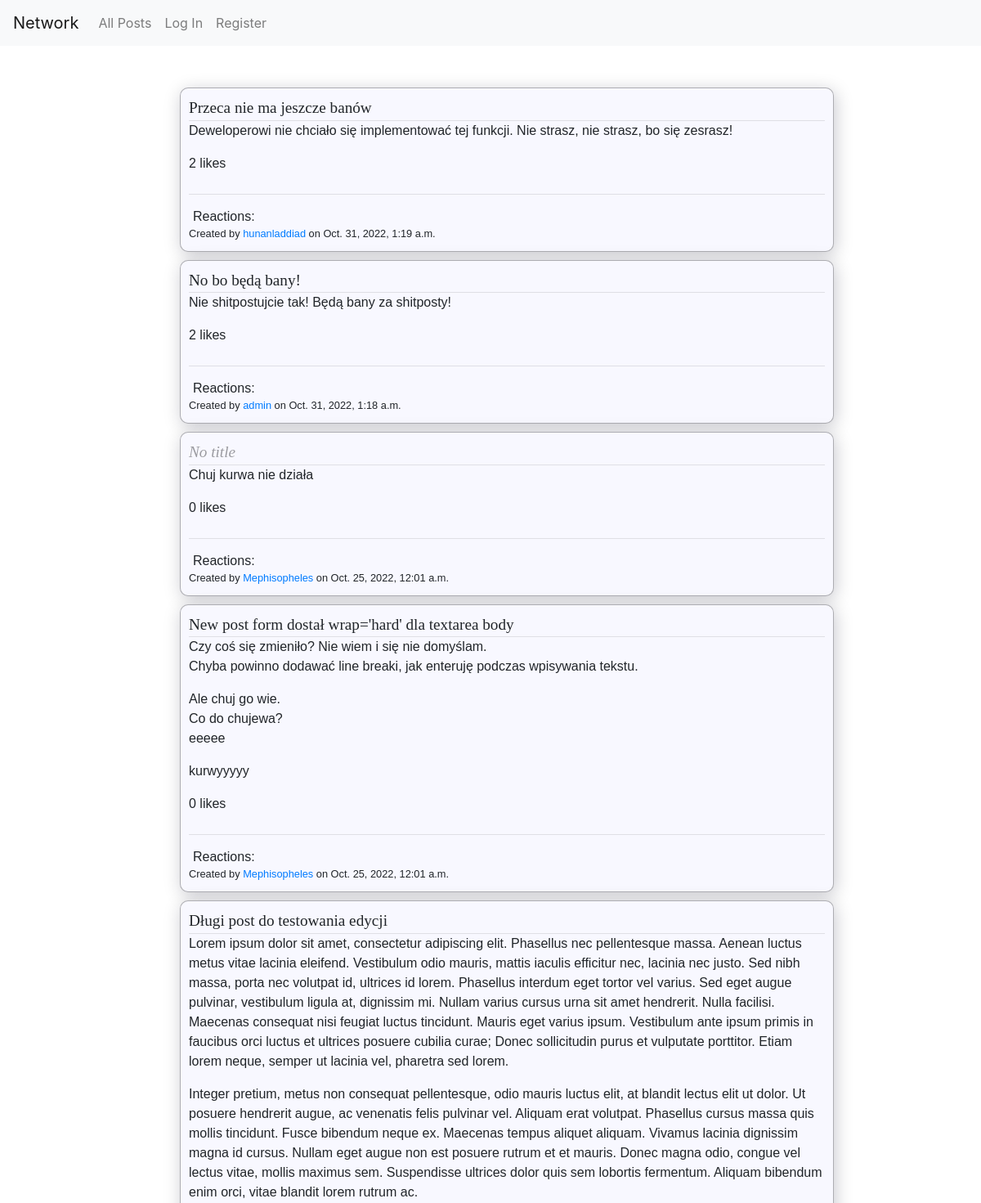
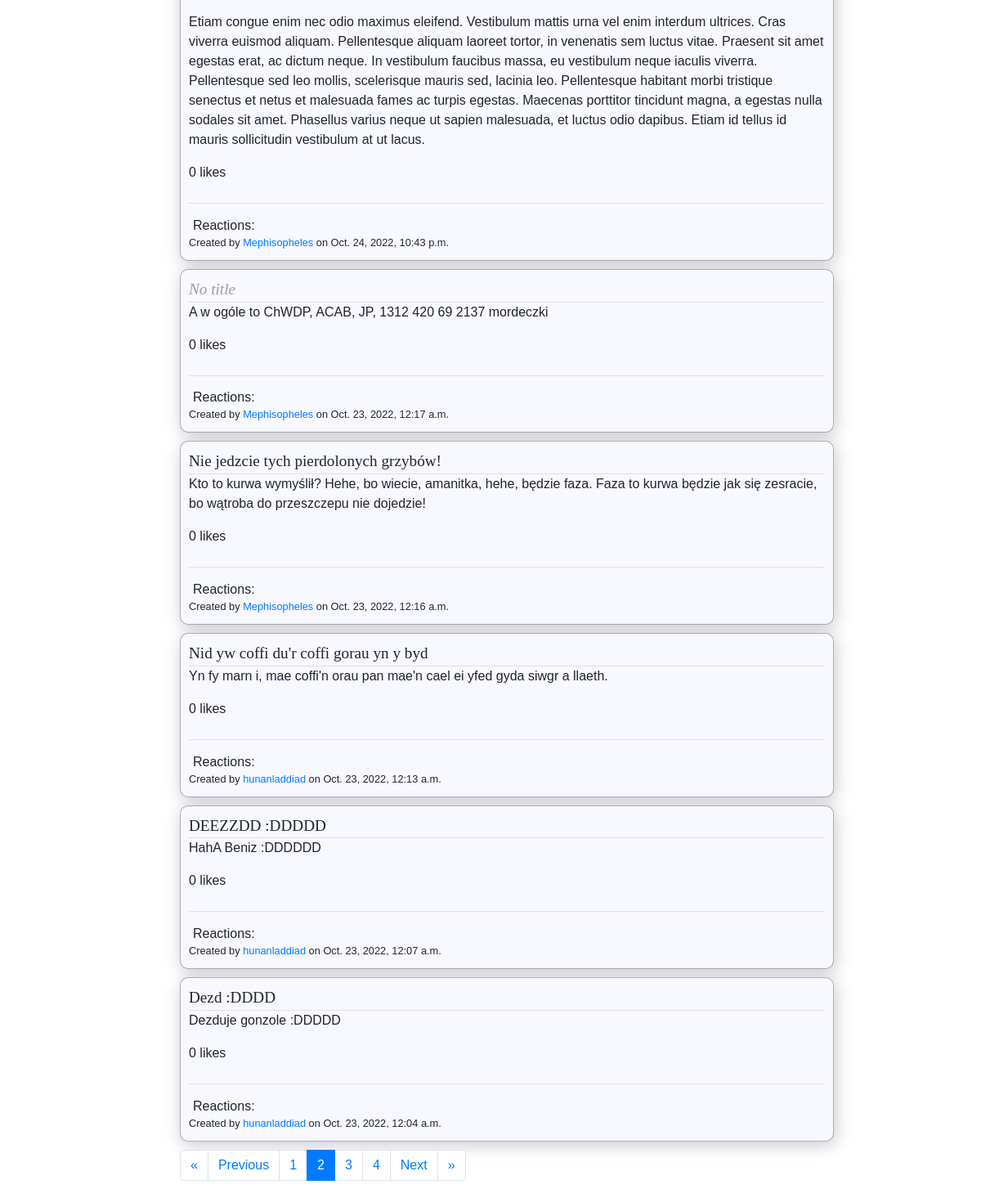
Screenshot of /?page=2 with the database file from the repository (2 pictures, top to bottom).
### network/models.py (models this page shows, shortened)
class Post(models.Model):
    author    = models.ForeignKey     (User, on_delete=models.CASCADE, related_name='posts')
    body      = models.CharField      (max_length=4096)
    likes     = models.ManyToManyField(User,          blank=True,      related_name='likes')
    timestamp = models.DateTimeField  (auto_now_add=True)
    title     = models.CharField      (max_length=64, blank=True)
    def total_likes(self):
        return self.likes.all().count()
    def get_reactions(self, user=None):
        reactions = {}
        for reaction_obj in self.reactions.all():
            category = reaction_obj.category.reaction
            if category in reactions.keys():
                reactions[category]['count'] += 1
            else:
                reactions[category]          = {}
                reactions[category]['emoji'] = reaction_obj.category.emoji
                reactions[category]['count'] = 1
        if user:
            user_reaction = self.reactions.filter(user=user)
            if len(user_reaction) == 1:
                key = str(user_reaction[0].category.reaction)
                reactions[key]['your_reaction'] = True
        return reactions

class User(AbstractUser):
    shadowbanned = models.BooleanField(default=False)

### network/views.py (the view)
# urls.py: path("",          views.index,       name="index"),
def index(request):
    content = paginate( filter_shadowbans(request,
                            Post.objects.all().order_by('-timestamp')),
                        request.GET.get('page'),
                        user=logged_in_user(request))
    return render(request, "network/index.html", {
        "new_post_form": NewPostForm,
        "paginator"    : content['paginator'],
        "page_obj"     : content['page_obj']
    })

### network/util.py (called while the page is built)
def paginate(content, page_number, paginate_by=10, user=None):
    paginator = Paginator(content, paginate_by)
    page_obj  = paginator.get_page(page_number)
    print(f"Logged in user is {user}")
    for page_item in page_obj:
        if hasattr(page_item, 'get_reactions'):
            page_item.reactions_data = page_item.get_reactions(user)
    return {
        "paginator": paginator,
        "page_obj" : page_obj
    }

def logged_in_user(request):
    return request.user if request.user.is_authenticated else None

def filter_shadowbans(request, posts):
    if request.user.is_superuser:
        return posts
    return posts.filter(Q(author__shadowbanned=False) | Q(author=request.user.id))

### network/templates/network/index.html (shortened to what this page needs)
{% extends "network/layout.html" %}
{% load static %}
{% block body %}
    <div class="content-wrapper">
        <div id="posts-view">
            {% for post in page_obj %}
                {% include "./post.html" %}
            {% empty %}
                No posts
            {% endfor %}
            <div id="pagination-wrapper">
                {% include './pagination.html' %}
            </div>
        </div>
    </div>
{% endblock %}

### network/templates/network/post.html (shortened to what this page needs)
<div {% if post.author.shadowbanned and request.user.is_superuser %}
        class="post post-shadowbanned"
    {% else %}
        class="post"
    {% endif %}
    id="post-{{ post.id }}" data-postid="{{ post.id }}">
    <div class="post-title">
        {% if post.title %}
            <span class="has-title">{{ post.title }}</span>
        {% else %}
            <span class="no-title">No title</span>
        {% endif %}
    </div>
    <div class="post-body">{{ post.body|linebreaks }}</div>
    <div class="post-likes">
        <span class="likes-counter">
            {{ post.total_likes }}
            like{% if post.total_likes != 1 %}s{% endif %}
        </span>
    </div>
    <div class="post-reactions-wrapper">
        <div class="post-reactions-container">
            <div class="post-reactions-interface">
                <div class="reactions-announcer"> Reactions:</div>
            </div>
        </div>
    </div>
    <div class="post-credentials">
        Created by
        <span class='author'>
            <a href="{% url 'profile' post.author.id %}">{{ post.author.username }}</a>
        </span>
        on {{ post.timestamp }}
    </div>
</div>

### network/static/network/styles.css (style rules this page uses)
* { -webkit-box-sizing: border-box; box-sizing: border-box; }
.content-wrapper { position: relative; margin: auto; margin-left: 0; -webkit-box-ordinal-group: 2; -ms-flex-order: 1; order: 1; }
#posts-view { position: relative; margin: auto; width: 100%; padding: 5px 20px; }
.post { position: relative; display: block; border: 1px solid rgba(0, 0, 0, 0.3); border-radius: 10px; margin: 10px 0px; padding: 10px; overflow-wrap: break-word; background-color: ghostwhite; -webkit-box-shadow: 2px 4px 21.37px #04022137; box-shadow: 2px 4px 21.37px #04022137; }
@media screen and (min-width: 1101px) { .post { width: 800px; } }
.post-title { max-width: 100%; border-bottom: 1px solid rgba(0, 0, 0, 0.1); font-family: "Times new roman", serif; font-size: 1.2em; }
.post-credentials { display: inline-block; }
.has-title { font-weight: 420.69; }
.no-title, .no-reactions { color: rgba(0, 0, 0, 0.371); font-style: italic; font-weight: 213.7; }
.post-likes { display: -webkit-box; display: -ms-flexbox; display: flex; }
.post-reactions-wrapper { max-width: 100%; margin-top: 25px; padding-top: 10px; border-top: 1px solid rgba(0, 0, 0, 0.1); }
.post-reactions-container { vertical-align: middle; display: -webkit-inline-box; display: -ms-inline-flexbox; display: inline-flex; }
.post-reactions-interface { display: -webkit-inline-box; display: -ms-inline-flexbox; display: inline-flex; -webkit-transform: translateY(18%); transform: translateY(18%); }
.reactions-announcer { margin-left: 5px; height: -webkit-fit-content; height: -moz-fit-content; height: fit-content; }
.post-credentials { font-size: 0.8em; }

### rows the page displays
Post: title "Przeca nie ma jeszcze banów", body "Deweloperowi nie chciało się implementować tej funkcji. Nie strasz, nie strasz, bo się zesrasz!", total_likes "2", author.username "hunanladdiad", timestamp "Oct. 31, 2022, 1:19 a.m."
Post: title "No bo będą bany!", body "Nie shitpostujcie tak! Będą bany za shitposty!", total_likes "2", author.username "admin", timestamp "Oct. 31, 2022, 1:18 a.m."
Post: title "No title", body "Chuj kurwa nie działa", total_likes "0", author.username "Mephisopheles", timestamp "Oct. 25, 2022, 12:01 a.m."
Post: title "New post form dostał wrap='hard' dla textarea body", body "Czy coś się zmieniło? Nie wiem i się nie domyślam. Chyba powinno dodawać line breaki, jak enteruję podczas wpisywania tekstu. Ale chuj go wie. Co do chujewa? eeeee kurwyyyyy", total_likes "0", author.username "Mephisopheles", timestamp "Oct. 25, 2022, 12:01 a.m."
Post: title "Długi post do testowania edycji", body "Lorem ipsum dolor sit amet, consectetur adipiscing elit. Phasellus nec pellentesque massa. Aenean luctus metus vitae lacinia eleifend. Vestibulum odio mauris, mattis iaculis efficitur nec, lacinia nec justo. Sed nibh massa, porta nec volutpat id, ultrices id lorem. Phasellus interdum eget tortor vel varius. Sed eget augue pulvinar, vestibulum ligula at, dignissim mi. Nullam varius cursus urna sit amet hendrerit. Nulla facilisi. Maecenas consequat nisi feugiat luctus tincidunt. Mauris eget varius ipsum. Vestibulum ante ipsum primis in faucibus orci luctus et ultrices posuere cubilia curae; Donec sollicitudin purus et vulputate porttitor. Etiam lorem neque, semper ut lacinia vel, pharetra sed…", total_likes "0", author.username "Mephisopheles", timestamp "Oct. 24, 2022, 10:43 p.m."
Post: title "No title", body "A w ogóle to ChWDP, ACAB, JP, 1312 420 69 2137 mordeczki", total_likes "0", author.username "Mephisopheles", timestamp "Oct. 23, 2022, 12:17 a.m."
Post: title "Nie jedzcie tych pierdolonych grzybów!", body "Kto to kurwa wymyślił? Hehe, bo wiecie, amanitka, hehe, będzie faza. Faza to kurwa będzie jak się zesracie, bo wątroba do przeszczepu nie dojedzie!", total_likes "0", author.username "Mephisopheles", timestamp "Oct. 23, 2022, 12:16 a.m."
Post: title "Nid yw coffi du'r coffi gorau yn y byd", body "Yn fy marn i, mae coffi'n orau pan mae'n cael ei yfed gyda siwgr a llaeth.", total_likes "0", author.username "hunanladdiad", timestamp "Oct. 23, 2022, 12:13 a.m."
Post: title "DEEZZDD :DDDDD", body "HahA Beniz :DDDDDD", total_likes "0", author.username "hunanladdiad", timestamp "Oct. 23, 2022, 12:07 a.m."
Post: title "Dezd :DDDD", body "Dezduje gonzole :DDDDD", total_likes "0", author.username "hunanladdiad", timestamp "Oct. 23, 2022, 12:04 a.m."

### other values shown
{{ page.number }} "1" "3" "4"
{{ page_obj.number }} "2"
